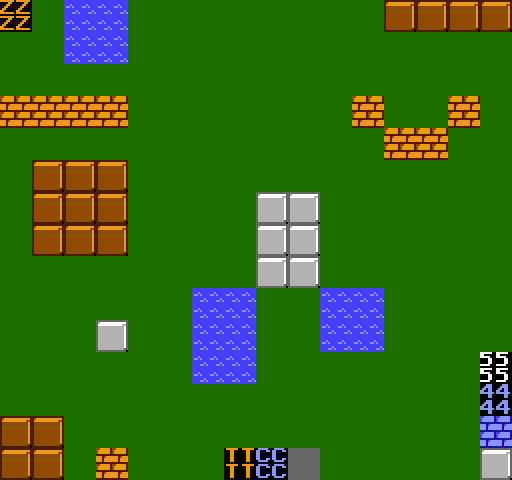

Rendered tile map (Tiled .tmx) drawn with the repository's tilesets; below, a short description and the full map source, tile grids included:
An orthogonal 16x15 tile map with 32x32 px tiles, 1 tile layer (Tile Layer 1).

<map version="1.0" orientation="orthogonal" renderorder="right-down" width="16" height="15" tilewidth="32" tileheight="32" nextobjectid="1">
 <tileset firstgid="1" name="a" tilewidth="32" tileheight="32" tilecount="256">
  <image source="metatiles.png" width="512" height="512" />
 </tileset>
 <layer name="Tile Layer 1" width="16" height="15">
  <data encoding="csv">
202,1,3,3,1,1,1,1,1,1,1,1,4,4,4,4,
1,1,3,3,1,1,1,1,1,1,1,1,1,1,1,1,
1,1,1,1,1,1,1,1,1,1,1,1,1,1,1,1,
2,2,2,2,1,1,1,1,1,1,1,2,1,1,2,1,
1,1,1,1,1,1,1,1,1,1,1,1,2,2,1,1,
1,4,4,4,1,1,1,1,1,1,1,1,1,1,1,1,
1,4,4,4,1,1,1,1,5,5,1,1,1,1,1,1,
1,4,4,4,1,1,1,1,5,5,1,1,1,1,1,1,
1,1,1,1,1,1,1,1,5,5,1,1,1,1,1,1,
1,1,1,1,1,1,3,3,1,1,3,3,1,1,1,1,
1,1,1,5,1,1,3,3,1,1,3,3,1,1,1,1,
1,1,1,1,1,1,3,3,1,1,1,1,1,1,1,176,
1,1,1,1,1,1,1,1,1,1,1,1,1,1,1,239,
4,4,1,1,1,1,1,1,1,1,1,1,1,1,1,240,
4,4,1,2,1,1,1,68,83,129,1,1,1,1,1,5
</data>
 </layer>
</map>